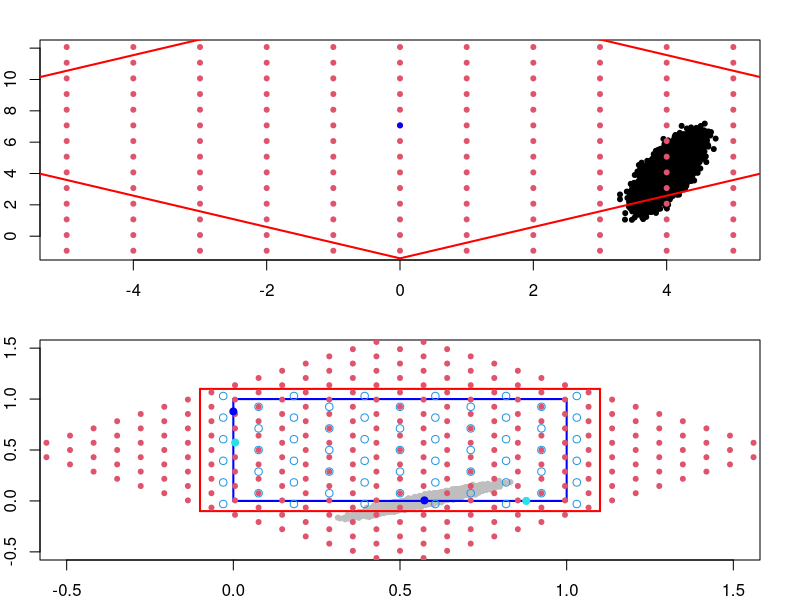

The R script that drew this image:
library("mvtnorm")
sigma_x <- 0.10
sigma_y <- 0.10
rho <- 0.0;
theta <- pi/4
std_dev_factor = 1
epsilon = 0.1
small_t = 0.005
sigma_y_tilde = 0.75
rho_tilde = 0.95
par(mfcol=c(2,1), mar=c(2,2,2,2))

xy.samples <- t(rmvnorm(n=1e4,
                        mean=c(5.73238347443019e-01,
                               5.45249995886832e-03),
                      sigma=small_t*matrix(nrow=2,ncol=2,
                                           data=c(1^2,rho_tilde*1*sigma_y_tilde,
                                                  rho_tilde*1*sigma_y_tilde,sigma_y_tilde^2))))


corner.ll = c(-epsilon,-epsilon)
corner.lr = c(1+epsilon,-epsilon)
corner.ur = c(1+epsilon,1+epsilon)
corner.ul = c(-epsilon,1+epsilon)


Scale.mat <- diag(c(1/sigma_x, 1/sigma_y))
Rotation.mat <- matrix(nrow=2,ncol=2,
                       data=c(cos(theta),sin(theta),-sin(theta),cos(theta)))

corner.ll.xi <- Rotation.mat %*% Scale.mat %*% t(t(corner.ll))
corner.lr.xi <- Rotation.mat %*% Scale.mat %*% t(t(corner.lr))
corner.ul.xi <- Rotation.mat %*% Scale.mat %*% t(t(corner.ul))
corner.ur.xi <- Rotation.mat %*% Scale.mat %*% t(t(corner.ur))
center.xi <- Rotation.mat %*% Scale.mat %*% c(1/2, 1/2)

xieta.samples <- Rotation.mat %*% Scale.mat %*% xy.samples

plot(xieta.samples[1,], xieta.samples[2,], pch=20, xlim=c(-5,5), ylim=c(-1,12))
lines(c(corner.ll.xi[1],corner.lr.xi[1]),
      c(corner.ll.xi[2],corner.lr.xi[2]),
      col="red",lwd=2)
lines(c(corner.lr.xi[1],corner.ur.xi[1]),
      c(corner.lr.xi[2],corner.ur.xi[2]),
      col="red",lwd=2)
lines(c(corner.ur.xi[1],corner.ul.xi[1]),
      c(corner.ur.xi[2],corner.ul.xi[2]),
      col="red",lwd=2)
lines(c(corner.ul.xi[1],corner.ll.xi[1]),
      c(corner.ul.xi[2],corner.ll.xi[2]),
      col="red",lwd=2)

if (rho >= 0) {
    by.xi <- sqrt(1-rho)/sqrt(1+rho)*std_dev_factor
} else {
    by.xi <- std_dev_factor;
}
xi.nodes <- seq(center.xi[1], min(c(corner.ll.xi[1],corner.lr.xi[1],corner.ul.xi[1],corner.ur.xi[1])),
                by=-by.xi)
xi.nodes <- c(rev(xi.nodes),
              seq(center.xi[1]+by.xi,
                  max(c(corner.ll.xi[1],corner.lr.xi[1],corner.ul.xi[1],corner.ur.xi[1])),
                  by=by.xi))
if (rho >= 0) {
    by.eta <- std_dev_factor
} else {
    by.eta <- sqrt(1+rho)/sqrt(1-rho)*std_dev_factor
}
eta.nodes <- seq(center.xi[2], min(c(corner.ll.xi[2],corner.lr.xi[2],corner.ul.xi[2],corner.ur.xi[2])),
                by=-by.eta)
eta.nodes <- c(rev(eta.nodes),
               seq(center.xi[2]+by.eta,
                  max(c(corner.ll.xi[2],corner.lr.xi[2],corner.ul.xi[2],corner.ur.xi[2])),
                  by=by.eta))
## eta.nodes <- seq(min(c(corner.ll.xi[2],corner.lr.xi[2],corner.ul.xi[2],corner.ur.xi[2])),
##                  max(c(corner.ll.xi[2],corner.lr.xi[2],corner.ul.xi[2],corner.ur.xi[2])),
##                  by = by.eta)

xieta.nodes <- matrix(nrow=2,ncol=length(xi.nodes)*length(eta.nodes))
for (i in seq(1,length(xi.nodes))) {
    for (j in seq(1,length(eta.nodes))) {
        xieta.nodes[, length(eta.nodes)*(i-1) + j] =
            c(xi.nodes[i], eta.nodes[j])
    }
}
points(xieta.nodes[1,],
       xieta.nodes[2,],col=2,pch=20)
points(sqrt(2)/2 * 0.5 * (1/sigma_x - 1/sigma_y),
       sqrt(2)/2 * 0.5 * (1/sigma_x + 1/sigma_y),
       col="blue", pch=20)

xy.nodes <- solve(Scale.mat) %*% solve(Rotation.mat) %*% xieta.nodes

plot(xy.samples[1,], xy.samples[2,], 
     xlim=c(-1+0.5,1+0.5), ylim=c(-1+0.5,1+0.5), pch=20,col="grey")
lines(c(corner.ll[1],corner.lr[1]),
      c(corner.ll[2],corner.lr[2]),
      col="red",lwd=2)
lines(c(corner.lr[1],corner.ur[1]),
      c(corner.lr[2],corner.ur[2]),
      col="red",lwd=2)
lines(c(corner.ur[1],corner.ul[1]),
      c(corner.ur[2],corner.ul[2]),
      col="red",lwd=2)
lines(c(corner.ul[1],corner.ll[1]),
      c(corner.ul[2],corner.ll[2]),
      col="red",lwd=2)

lines(c(0,1),
      c(0,0),
      col="blue",lwd=2)
lines(c(1,1),
      c(0,1),
      col="blue",lwd=2)
lines(c(1,0),
      c(1,1),
      col="blue",lwd=2)
lines(c(0,0),
      c(1,0),
      col="blue",lwd=2)

points(xy.nodes[1,],
       xy.nodes[2,],col=2,pch=20)

points(5.73238347443019e-01,
       5.45249995886832e-03,
       col="blue", pch=20, lwd=3)
points(0.00000000000000e+00,
       8.78585549759250e-01,
       col="blue", pch=20, lwd=3)

points(5.45249995886832e-03,
       5.73238347443019e-01,
       col=5, pch=20, lwd=3)
points(8.78585549759250e-01,
       0.00000000000000e+00,
       col=5, pch=20, lwd=3)

basis.0 = c(-0.0303301,1.03033); points(basis.0[1], basis.0[2], col=4, pch=1);
basis.1 = c(-0.0303301,0.818198); points(basis.1[1], basis.1[2], col=4, pch=1);
basis.2 = c(0.0757359,0.924264); points(basis.2[1], basis.2[2], col=4, pch=1);
basis.3 = c(0.181802,1.03033); points(basis.3[1], basis.3[2], col=4, pch=1);
basis.4 = c(-0.0303301,0.606066); points(basis.4[1], basis.4[2], col=4, pch=1);
basis.5 = c(0.0757359,0.712132); points(basis.5[1], basis.5[2], col=4, pch=1);
basis.6 = c(0.181802,0.818198); points(basis.6[1], basis.6[2], col=4, pch=1);
basis.7 = c(0.287868,0.924264); points(basis.7[1], basis.7[2], col=4, pch=1);
basis.8 = c(0.393934,1.03033); points(basis.8[1], basis.8[2], col=4, pch=1);
basis.9 = c(-0.0303301,0.393934); points(basis.9[1], basis.9[2], col=4, pch=1);
basis.10 = c(0.0757359,0.5); points(basis.10[1], basis.10[2], col=4, pch=1);
basis.11 = c(0.181802,0.606066); points(basis.11[1], basis.11[2], col=4, pch=1);
basis.12 = c(0.287868,0.712132); points(basis.12[1], basis.12[2], col=4, pch=1);
basis.13 = c(0.393934,0.818198); points(basis.13[1], basis.13[2], col=4, pch=1);
basis.14 = c(0.5,0.924264); points(basis.14[1], basis.14[2], col=4, pch=1);
basis.15 = c(0.606066,1.03033); points(basis.15[1], basis.15[2], col=4, pch=1);
basis.16 = c(-0.0303301,0.181802); points(basis.16[1], basis.16[2], col=4, pch=1);
basis.17 = c(0.0757359,0.287868); points(basis.17[1], basis.17[2], col=4, pch=1);
basis.18 = c(0.181802,0.393934); points(basis.18[1], basis.18[2], col=4, pch=1);
basis.19 = c(0.287868,0.5); points(basis.19[1], basis.19[2], col=4, pch=1);
basis.20 = c(0.393934,0.606066); points(basis.20[1], basis.20[2], col=4, pch=1);
basis.21 = c(0.5,0.712132); points(basis.21[1], basis.21[2], col=4, pch=1);
basis.22 = c(0.606066,0.818198); points(basis.22[1], basis.22[2], col=4, pch=1);
basis.23 = c(0.712132,0.924264); points(basis.23[1], basis.23[2], col=4, pch=1);
basis.24 = c(0.818198,1.03033); points(basis.24[1], basis.24[2], col=4, pch=1);
basis.25 = c(-0.0303301,-0.0303301); points(basis.25[1], basis.25[2], col=4, pch=1);
basis.26 = c(0.0757359,0.0757359); points(basis.26[1], basis.26[2], col=4, pch=1);
basis.27 = c(0.181802,0.181802); points(basis.27[1], basis.27[2], col=4, pch=1);
basis.28 = c(0.287868,0.287868); points(basis.28[1], basis.28[2], col=4, pch=1);
basis.29 = c(0.393934,0.393934); points(basis.29[1], basis.29[2], col=4, pch=1);
basis.30 = c(0.5,0.5); points(basis.30[1], basis.30[2], col=4, pch=1);
basis.31 = c(0.606066,0.606066); points(basis.31[1], basis.31[2], col=4, pch=1);
basis.32 = c(0.712132,0.712132); points(basis.32[1], basis.32[2], col=4, pch=1);
basis.33 = c(0.818198,0.818198); points(basis.33[1], basis.33[2], col=4, pch=1);
basis.34 = c(0.924264,0.924264); points(basis.34[1], basis.34[2], col=4, pch=1);
basis.35 = c(1.03033,1.03033); points(basis.35[1], basis.35[2], col=4, pch=1);
basis.36 = c(0.181802,-0.0303301); points(basis.36[1], basis.36[2], col=4, pch=1);
basis.37 = c(0.287868,0.0757359); points(basis.37[1], basis.37[2], col=4, pch=1);
basis.38 = c(0.393934,0.181802); points(basis.38[1], basis.38[2], col=4, pch=1);
basis.39 = c(0.5,0.287868); points(basis.39[1], basis.39[2], col=4, pch=1);
basis.40 = c(0.606066,0.393934); points(basis.40[1], basis.40[2], col=4, pch=1);
basis.41 = c(0.712132,0.5); points(basis.41[1], basis.41[2], col=4, pch=1);
basis.42 = c(0.818198,0.606066); points(basis.42[1], basis.42[2], col=4, pch=1);
basis.43 = c(0.924264,0.712132); points(basis.43[1], basis.43[2], col=4, pch=1);
basis.44 = c(1.03033,0.818198); points(basis.44[1], basis.44[2], col=4, pch=1);
basis.45 = c(0.393934,-0.0303301); points(basis.45[1], basis.45[2], col=4, pch=1);
basis.46 = c(0.5,0.0757359); points(basis.46[1], basis.46[2], col=4, pch=1);
basis.47 = c(0.606066,0.181802); points(basis.47[1], basis.47[2], col=4, pch=1);
basis.48 = c(0.712132,0.287868); points(basis.48[1], basis.48[2], col=4, pch=1);
basis.49 = c(0.818198,0.393934); points(basis.49[1], basis.49[2], col=4, pch=1);
basis.50 = c(0.924264,0.5); points(basis.50[1], basis.50[2], col=4, pch=1);
basis.51 = c(1.03033,0.606066); points(basis.51[1], basis.51[2], col=4, pch=1);
basis.52 = c(0.606066,-0.0303301); points(basis.52[1], basis.52[2], col=4, pch=1);
basis.53 = c(0.712132,0.0757359); points(basis.53[1], basis.53[2], col=4, pch=1);
basis.54 = c(0.818198,0.181802); points(basis.54[1], basis.54[2], col=4, pch=1);
basis.55 = c(0.924264,0.287868); points(basis.55[1], basis.55[2], col=4, pch=1);
basis.56 = c(1.03033,0.393934); points(basis.56[1], basis.56[2], col=4, pch=1);
basis.57 = c(0.818198,-0.0303301); points(basis.57[1], basis.57[2], col=4, pch=1);
basis.58 = c(0.924264,0.0757359); points(basis.58[1], basis.58[2], col=4, pch=1);
basis.59 = c(1.03033,0.181802); points(basis.59[1], basis.59[2], col=4, pch=1);
basis.60 = c(1.03033,-0.0303301); points(basis.60[1], basis.60[2], col=4, pch=1);

## basis.0 = c(-0.0303301,1.03033); points(basis.0[1], basis.0[2], col=3, pch=20);
## basis.1 = c(0.0580583,0.977297); points(basis.1[1], basis.1[2], col=3, pch=20);
## basis.2 = c(0.234835,1.08336); points(basis.2[1], basis.2[2], col=3, pch=20);
## basis.3 = c(-0.0303301,0.818198); points(basis.3[1], basis.3[2], col=3, pch=20);
## basis.4 = c(0.146447,0.924264); points(basis.4[1], basis.4[2], col=3, pch=20);
## basis.5 = c(0.323223,1.03033); points(basis.5[1], basis.5[2], col=3, pch=20);
## basis.6 = c(0.0580583,0.765165); points(basis.6[1], basis.6[2], col=3, pch=20);
## basis.7 = c(0.234835,0.871231); points(basis.7[1], basis.7[2], col=3, pch=20);
## basis.8 = c(0.411612,0.977297); points(basis.8[1], basis.8[2], col=3, pch=20);
## basis.9 = c(0.588388,1.08336); points(basis.9[1], basis.9[2], col=3, pch=20);
## basis.10 = c(-0.0303301,0.606066); points(basis.10[1], basis.10[2], col=3, pch=20);
## basis.11 = c(0.146447,0.712132); points(basis.11[1], basis.11[2], col=3, pch=20);
## basis.12 = c(0.323223,0.818198); points(basis.12[1], basis.12[2], col=3, pch=20);
## basis.13 = c(0.5,0.924264); points(basis.13[1], basis.13[2], col=3, pch=20);
## basis.14 = c(0.676777,1.03033); points(basis.14[1], basis.14[2], col=3, pch=20);
## basis.15 = c(0.0580583,0.553033); points(basis.15[1], basis.15[2], col=3, pch=20);
## basis.16 = c(0.234835,0.659099); points(basis.16[1], basis.16[2], col=3, pch=20);
## basis.17 = c(0.411612,0.765165); points(basis.17[1], basis.17[2], col=3, pch=20);
## basis.18 = c(0.588388,0.871231); points(basis.18[1], basis.18[2], col=3, pch=20);
## basis.19 = c(0.765165,0.977297); points(basis.19[1], basis.19[2], col=3, pch=20);
## basis.20 = c(0.941942,1.08336); points(basis.20[1], basis.20[2], col=3, pch=20);
## basis.21 = c(-0.0303301,0.393934); points(basis.21[1], basis.21[2], col=3, pch=20);
## basis.22 = c(0.146447,0.5); points(basis.22[1], basis.22[2], col=3, pch=20);
## basis.23 = c(0.323223,0.606066); points(basis.23[1], basis.23[2], col=3, pch=20);
## basis.24 = c(0.5,0.712132); points(basis.24[1], basis.24[2], col=3, pch=20);
## basis.25 = c(0.676777,0.818198); points(basis.25[1], basis.25[2], col=3, pch=20);
## basis.26 = c(0.853553,0.924264); points(basis.26[1], basis.26[2], col=3, pch=20);
## basis.27 = c(1.03033,1.03033); points(basis.27[1], basis.27[2], col=3, pch=20);
## basis.28 = c(0.0580583,0.340901); points(basis.28[1], basis.28[2], col=3, pch=20);
## basis.29 = c(0.234835,0.446967); points(basis.29[1], basis.29[2], col=3, pch=20);
## basis.30 = c(0.411612,0.553033); points(basis.30[1], basis.30[2], col=3, pch=20);
## basis.31 = c(0.588388,0.659099); points(basis.31[1], basis.31[2], col=3, pch=20);
## basis.32 = c(0.765165,0.765165); points(basis.32[1], basis.32[2], col=3, pch=20);
## basis.33 = c(0.941942,0.871231); points(basis.33[1], basis.33[2], col=3, pch=20);
## basis.34 = c(-0.0303301,0.181802); points(basis.34[1], basis.34[2], col=3, pch=20);
## basis.35 = c(0.146447,0.287868); points(basis.35[1], basis.35[2], col=3, pch=20);
## basis.36 = c(0.323223,0.393934); points(basis.36[1], basis.36[2], col=3, pch=20);
## basis.37 = c(0.5,0.5); points(basis.37[1], basis.37[2], col=3, pch=20);
## basis.38 = c(0.676777,0.606066); points(basis.38[1], basis.38[2], col=3, pch=20);
## basis.39 = c(0.853553,0.712132); points(basis.39[1], basis.39[2], col=3, pch=20);
## basis.40 = c(1.03033,0.818198); points(basis.40[1], basis.40[2], col=3, pch=20);
## basis.41 = c(0.0580583,0.128769); points(basis.41[1], basis.41[2], col=3, pch=20);
## basis.42 = c(0.234835,0.234835); points(basis.42[1], basis.42[2], col=3, pch=20);
## basis.43 = c(0.411612,0.340901); points(basis.43[1], basis.43[2], col=3, pch=20);
## basis.44 = c(0.588388,0.446967); points(basis.44[1], basis.44[2], col=3, pch=20);
## basis.45 = c(0.765165,0.553033); points(basis.45[1], basis.45[2], col=3, pch=20);
## basis.46 = c(0.941942,0.659099); points(basis.46[1], basis.46[2], col=3, pch=20);
## basis.47 = c(-0.0303301,-0.0303301); points(basis.47[1], basis.47[2], col=3, pch=20);
## basis.48 = c(0.146447,0.0757359); points(basis.48[1], basis.48[2], col=3, pch=20);
## basis.49 = c(0.323223,0.181802); points(basis.49[1], basis.49[2], col=3, pch=20);
## basis.50 = c(0.5,0.287868); points(basis.50[1], basis.50[2], col=3, pch=20);
## basis.51 = c(0.676777,0.393934); points(basis.51[1], basis.51[2], col=3, pch=20);
## basis.52 = c(0.853553,0.5); points(basis.52[1], basis.52[2], col=3, pch=20);
## basis.53 = c(1.03033,0.606066); points(basis.53[1], basis.53[2], col=3, pch=20);
## basis.54 = c(0.0580583,-0.0833631); points(basis.54[1], basis.54[2], col=3, pch=20);
## basis.55 = c(0.234835,0.0227029); points(basis.55[1], basis.55[2], col=3, pch=20);
## basis.56 = c(0.411612,0.128769); points(basis.56[1], basis.56[2], col=3, pch=20);
## basis.57 = c(0.588388,0.234835); points(basis.57[1], basis.57[2], col=3, pch=20);
## basis.58 = c(0.765165,0.340901); points(basis.58[1], basis.58[2], col=3, pch=20);
## basis.59 = c(0.941942,0.446967); points(basis.59[1], basis.59[2], col=3, pch=20);
## basis.60 = c(0.323223,-0.0303301); points(basis.60[1], basis.60[2], col=3, pch=20);
## basis.61 = c(0.5,0.0757359); points(basis.61[1], basis.61[2], col=3, pch=20);
## basis.62 = c(0.676777,0.181802); points(basis.62[1], basis.62[2], col=3, pch=20);
## basis.63 = c(0.853553,0.287868); points(basis.63[1], basis.63[2], col=3, pch=20);
## basis.64 = c(1.03033,0.393934); points(basis.64[1], basis.64[2], col=3, pch=20);
## basis.65 = c(0.411612,-0.0833631); points(basis.65[1], basis.65[2], col=3, pch=20);
## basis.66 = c(0.588388,0.0227029); points(basis.66[1], basis.66[2], col=3, pch=20);
## basis.67 = c(0.765165,0.128769); points(basis.67[1], basis.67[2], col=3, pch=20);
## basis.68 = c(0.941942,0.234835); points(basis.68[1], basis.68[2], col=3, pch=20);
## basis.69 = c(0.676777,-0.0303301); points(basis.69[1], basis.69[2], col=3, pch=20);
## basis.70 = c(0.853553,0.0757359); points(basis.70[1], basis.70[2], col=3, pch=20);
## basis.71 = c(1.03033,0.181802); points(basis.71[1], basis.71[2], col=3, pch=20);
## basis.72 = c(0.765165,-0.0833631); points(basis.72[1], basis.72[2], col=3, pch=20);
## basis.73 = c(0.941942,0.0227029); points(basis.73[1], basis.73[2], col=3, pch=20);
## basis.74 = c(1.03033,-0.0303301); points(basis.74[1], basis.74[2], col=3, pch=20);
